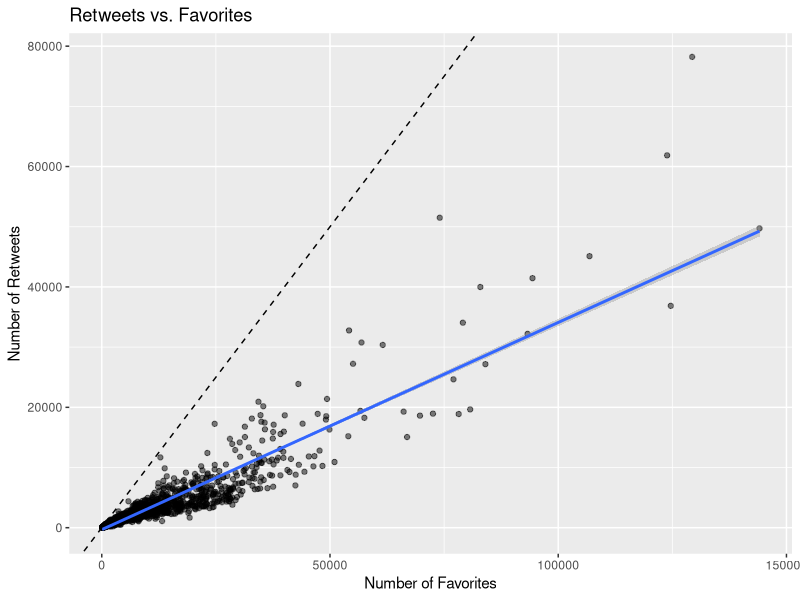

Reproduce this figure in R. (Note: this script raises an error after producing the figure.)
## ---- chunk 1
library(tidyverse)
dogs<-read.csv("twitter_archive_master.csv")
## ---- chunk 2
ggplot(data=dogs,aes(x=favorite_count,y=retweet_count))+
  geom_point(alpha=.5)+
  geom_smooth(method="lm")+
  geom_abline(slope=1,linetype=2)+
  labs(x="Number of Favorites", 
       y="Number of Retweets",
       title="Retweets vs. Favorites")
## ---- chunk 3
breeds<-c("golden_retriever","Labrador_retriever","pug","Pomeranian")

ggplot(data=subset(dogs,p1 %in% breeds &
                    retweet_count<quantile(retweet_count,.99) &
                    p1_conf>.6 &
                    num_dogs==1),
       aes(x=p1,y=retweet_count/followers_count,fill=p1))+
  geom_boxplot()+
  labs(y="Normalized Retweets",
       title="Retweets vs. Dog Breed")+
  theme(axis.title.x = element_blank())+
  scale_x_discrete(labels=c("Golden Retriever", "Labrador",
                            "Pomeranian", "Pug"))+
  scale_fill_manual(values=wes_palette(name="Darjeeling"),
                    guide=FALSE)
## ---- chunk 4
ggplot(data=dogs,aes(x=favorite_count,y=retweet_count))+
  geom_point(alpha=.5)+
  geom_smooth(method="lm")+
  labs(x="Number of Favorites", 
       y="Number of Retweets",
       title="Retweets vs. Favorites")
